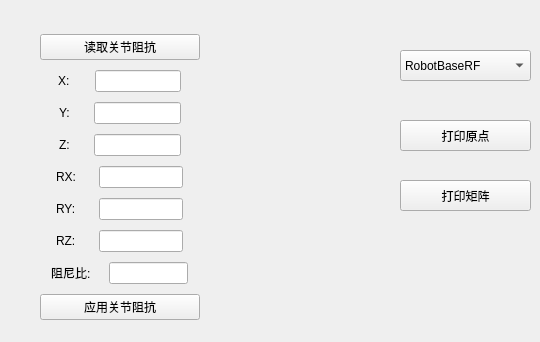
     <widget class="QWidget" name="tab_7">
      <attribute name="title">
       <string>页</string>
      </attribute>
      <widget class="QWidget" name="verticalLayoutWidget_13">
       <property name="geometry">
        <rect>
         <x>40</x>
         <y>30</y>
         <width>160</width>
         <height>303</height>
        </rect>
       </property>
       <layout class="QVBoxLayout" name="verticalLayout_23">
        <item>
         <widget class="QPushButton" name="ReadRobotImpedaBtn">
          <property name="text">
           <string>读取关节阻抗</string>
          </property>
         </widget>
        </item>
        <item>
         <layout class="QHBoxLayout" name="horizontalLayout_64">
          <item>
           <spacer name="horizontalSpacer_27">
            <property name="orientation">
             <enum>Qt::Horizontal</enum>
            </property>
            <property name="sizeHint" stdset="0">
             <size>
              <width>40</width>
              <height>20</height>
             </size>
            </property>
           </spacer>
          </item>
          <item>
           <widget class="QLabel" name="label_51">
            <property name="text">
             <string>X:</string>
            </property>
           </widget>
          </item>
          <item>
           <spacer name="horizontalSpacer_33">
            <property name="orientation">
             <enum>Qt::Horizontal</enum>
            </property>
            <property name="sizeHint" stdset="0">
             <size>
              <width>40</width>
              <height>20</height>
             </size>
            </property>
           </spacer>
          </item>
          <item>
           <widget class="QLineEdit" name="arrStiffXLineEdit"/>
          </item>
          <item>
           <spacer name="horizontalSpacer_39">
            <property name="orientation">
             <enum>Qt::Horizontal</enum>
            </property>
            <property name="sizeHint" stdset="0">
             <size>
              <width>40</width>
              <height>20</height>
             </size>
            </property>
           </spacer>
          </item>
         </layout>
        </item>
        <item>
         <layout class="QHBoxLayout" name="horizontalLayout_65">
          <item>
           <spacer name="horizontalSpacer_29">
            <property name="orientation">
             <enum>Qt::Horizontal</enum>
            </property>
            <property name="sizeHint" stdset="0">
             <size>
              <width>40</width>
              <height>20</height>
             </size>
            </property>
           </spacer>
          </item>
          <item>
           <widget class="QLabel" name="label_52">
            <property name="text">
             <string>Y:</string>
            </property>
           </widget>
          </item>
          <item>
           <spacer name="horizontalSpacer_34">
            <property name="orientation">
             <enum>Qt::Horizontal</enum>
            </property>
            <property name="sizeHint" stdset="0">
             <size>
              <width>40</width>
              <height>20</height>
             </size>
            </property>
           </spacer>
          </item>
          <item>
           <widget class="QLineEdit" name="arrStiffYLineEdit"/>
          </item>
          <item>
           <spacer name="horizontalSpacer_40">
            <property name="orientation">
             <enum>Qt::Horizontal</enum>
            </property>
            <property name="sizeHint" stdset="0">
             <size>
              <width>40</width>
              <height>20</height>
             </size>
            </property>
           </spacer>
          </item>
         </layout>
        </item>
        <item>
         <layout class="QHBoxLayout" name="horizontalLayout_66">
          <item>
           <spacer name="horizontalSpacer_30">
            <property name="orientation">
             <enum>Qt::Horizontal</enum>
            </property>
            <property name="sizeHint" stdset="0">
             <size>
              <width>40</width>
              <height>20</height>
             </size>
            </property>
           </spacer>
          </item>
          <item>
           <widget class="QLabel" name="label_53">
            <property name="text">
             <string>Z:</string>
            </property>
           </widget>
          </item>
          <item>
           <spacer name="horizontalSpacer_35">
            <property name="orientation">
             <enum>Qt::Horizontal</enum>
            </property>
            <property name="sizeHint" stdset="0">
             <size>
              <width>40</width>
              <height>20</height>
             </size>
            </property>
           </spacer>
          </item>
          <item>
           <widget class="QLineEdit" name="arrStiffZLineEdit"/>
          </item>
          <item>
           <spacer name="horizontalSpacer_41">
            <property name="orientation">
             <enum>Qt::Horizontal</enum>
            </property>
            <property name="sizeHint" stdset="0">
             <size>
              <width>40</width>
              <height>20</height>
             </size>
            </property>
           </spacer>
          </item>
         </layout>
        </item>
        <item>
         <layout class="QHBoxLayout" name="horizontalLayout_67">
          <item>
           <spacer name="horizontalSpacer_28">
            <property name="orientation">
             <enum>Qt::Horizontal</enum>
            </property>
            <property name="sizeHint" stdset="0">
             <size>
              <width>40</width>
              <height>20</height>
             </size>
            </property>
           </spacer>
          </item>
          <item>
           <widget class="QLabel" name="label_54">
            <property name="text">
             <string>RX:</string>
            </property>
           </widget>
          </item>
          <item>
           <spacer name="horizontalSpacer_36">
            <property name="orientation">
             <enum>Qt::Horizontal</enum>
            </property>
            <property name="sizeHint" stdset="0">
             <size>
              <width>40</width>
              <height>20</height>
             </size>
            </property>
           </spacer>
          </item>
          <item>
           <widget class="QLineEdit" name="arrStiffRXLineEdit"/>
          </item>
          <item>
           <spacer name="horizontalSpacer_42">
            <property name="orientation">
             <enum>Qt::Horizontal</enum>
            </property>
            <property name="sizeHint" stdset="0">
             <size>
              <width>40</width>
              <height>20</height>
             </size>
            </property>
           </spacer>
          </item>
         </layout>
        </item>
        <item>
         <layout class="QHBoxLayout" name="horizontalLayout_68">
          <item>
           <spacer name="horizontalSpacer_31">
            <property name="orientation">
             <enum>Qt::Horizontal</enum>
            </property>
            <property name="sizeHint" stdset="0">
             <size>
              <width>40</width>
              <height>20</height>
             </size>
            </property>
           </spacer>
          </item>
          <item>
           <widget class="QLabel" name="label_55">
            <property name="text">
             <string>RY:</string>
            </property>
           </widget>
          </item>
          <item>
           <spacer name="horizontalSpacer_37">
            <property name="orientation">
             <enum>Qt::Horizontal</enum>
            </property>
            <property name="sizeHint" stdset="0">
             <size>
              <width>40</width>
              <height>20</height>
             </size>
            </property>
           </spacer>
          </item>
          <item>
           <widget class="QLineEdit" name="arrStiffRYLineEdit"/>
          </item>
          <item>
           <spacer name="horizontalSpacer_43">
            <property name="orientation">
             <enum>Qt::Horizontal</enum>
            </property>
            <property name="sizeHint" stdset="0">
             <size>
              <width>40</width>
              <height>20</height>
             </size>
            </property>
           </spacer>
          </item>
         </layout>
        </item>
        <item>
         <layout class="QHBoxLayout" name="horizontalLayout_69">
          <item>
           <spacer name="horizontalSpacer_32">
            <property name="orientation">
             <enum>Qt::Horizontal</enum>
            </property>
            <property name="sizeHint" stdset="0">
             <size>
              <width>40</width>
              <height>20</height>
             </size>
            </property>
           </spacer>
          </item>
          <item>
           <widget class="QLabel" name="label_56">
            <property name="text">
             <string>RZ:</string>
            </property>
           </widget>
          </item>
          <item>
           <spacer name="horizontalSpacer_38">
            <property name="orientation">
             <enum>Qt::Horizontal</enum>
            </property>
            <property name="sizeHint" stdset="0">
             <size>
              <width>40</width>
              <height>20</height>
             </size>
            </property>
           </spacer>
          </item>
          <item>
           <widget class="QLineEdit" name="arrStiffRZLineEdit"/>
          </item>
          <item>
           <spacer name="horizontalSpacer_44">
            <property name="orientation">
             <enum>Qt::Horizontal</enum>
            </property>
            <property name="sizeHint" stdset="0">
             <size>
              <width>40</width>
              <height>20</height>
             </size>
            </property>
           </spacer>
          </item>
         </layout>
        </item>
        <item>
         <layout class="QHBoxLayout" name="horizontalLayout_70">
          <item>
           <spacer name="horizontalSpacer_45">
            <property name="orientation">
             <enum>Qt::Horizontal</enum>
            </property>
            <property name="sizeHint" stdset="0">
             <size>
              <width>40</width>
              <height>20</height>
             </size>
            </property>
           </spacer>
          </item>
          <item>
           <widget class="QLabel" name="label_57">
            <property name="text">
             <string>阻尼比:</string>
            </property>
           </widget>
          </item>
          <item>
           <spacer name="horizontalSpacer_46">
            <property name="orientation">
             <enum>Qt::Horizontal</enum>
            </property>
            <property name="sizeHint" stdset="0">
             <size>
              <width>40</width>
              <height>20</height>
             </size>
            </property>
           </spacer>
          </item>
          <item>
           <widget class="QLineEdit" name="DampingRatioLineEdit"/>
          </item>
          <item>
           <spacer name="horizontalSpacer_47">
            <property name="orientation">
             <enum>Qt::Horizontal</enum>
            </property>
            <property name="sizeHint" stdset="0">
             <size>
              <width>40</width>
              <height>20</height>
             </size>
            </property>
           </spacer>
          </item>
         </layout>
        </item>
        <item>
         <widget class="QPushButton" name="SetRobotImpedaBtn">
          <property name="text">
           <string>应用关节阻抗</string>
          </property>
         </widget>
        </item>
       </layout>
      </widget>
      <widget class="QComboBox" name="ToolNameComboBox">
       <property name="geometry">
        <rect>
         <x>400</x>
         <y>50</y>
         <width>131</width>
         <height>31</height>
        </rect>
       </property>
       <item>
        <property name="text">
         <string>RobotBaseRF</string>
        </property>
       </item>
       <item>
        <property name="text">
         <string>PKAFemurRF</string>
        </property>
       </item>
       <item>
        <property name="text">
         <string>PKATibiaRF</string>
        </property>
       </item>
       <item>
        <property name="text">
         <string>BluntProbe</string>
        </property>
       </item>
       <item>
        <property name="text">
         <string>RobotEndRF</string>
        </property>
       </item>
       <item>
        <property name="text">
         <string>PKAProbe</string>
        </property>
       </item>
       <item>
        <property name="text">
         <string>PKADrill</string>
        </property>
       </item>
      </widget>
      <widget class="QPushButton" name="AppendToolTipBtn">
       <property name="geometry">
        <rect>
         <x>400</x>
         <y>120</y>
         <width>131</width>
         <height>31</height>
        </rect>
       </property>
       <property name="text">
        <string>打印原点</string>
       </property>
      </widget>
      <widget class="QPushButton" name="AppendToolMatrixBtn">
       <property name="geometry">
        <rect>
         <x>400</x>
         <y>180</y>
         <width>131</width>
         <height>31</height>
        </rect>
       </property>
       <property name="text">
        <string>打印矩阵</string>
       </property>
      </widget>
     </widget>
